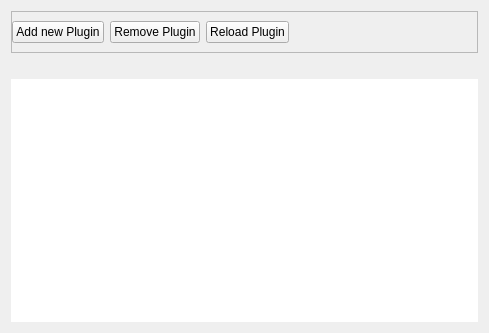
<?xml version="1.0" encoding="UTF-8"?>
<ui version="4.0">
 <class>Form</class>
 <widget class="QWidget" name="Form">
  <property name="geometry">
   <rect>
    <x>0</x>
    <y>0</y>
    <width>489</width>
    <height>333</height>
   </rect>
  </property>
  <property name="windowTitle">
   <string>Form</string>
  </property>
  <layout class="QVBoxLayout" name="verticalLayout">
   <item>
    <widget class="QFrame" name="buttons_frame">
     <property name="frameShape">
      <enum>QFrame::StyledPanel</enum>
     </property>
     <property name="frameShadow">
      <enum>QFrame::Raised</enum>
     </property>
     <layout class="QHBoxLayout" name="horizontalLayout">
      <property name="leftMargin">
       <number>0</number>
      </property>
      <property name="rightMargin">
       <number>0</number>
      </property>
      <item>
       <widget class="QPushButton" name="add_plugin_button">
        <property name="text">
         <string>Add new Plugin</string>
        </property>
        <property name="icon">
         <iconset>
          <normalon>../../assets/icons/plus_rounded.png</normalon>
         </iconset>
        </property>
       </widget>
      </item>
      <item>
       <widget class="QPushButton" name="remove_plugin_button">
        <property name="text">
         <string>Remove Plugin</string>
        </property>
        <property name="icon">
         <iconset>
          <normalon>../../assets/icons/minus_rounded.png</normalon>
         </iconset>
        </property>
       </widget>
      </item>
      <item>
       <widget class="QPushButton" name="reload_plugin_button">
        <property name="text">
         <string>Reload Plugin</string>
        </property>
       </widget>
      </item>
      <item>
       <spacer name="buttons_spacer">
        <property name="orientation">
         <enum>Qt::Horizontal</enum>
        </property>
        <property name="sizeHint" stdset="0">
         <size>
          <width>40</width>
          <height>20</height>
         </size>
        </property>
       </spacer>
      </item>
     </layout>
    </widget>
   </item>
   <item>
    <widget class="QLabel" name="path_label">
     <property name="text">
      <string/>
     </property>
    </widget>
   </item>
   <item>
    <widget class="QTreeView" name="plugins_tree_view">
     <property name="frameShape">
      <enum>QFrame::NoFrame</enum>
     </property>
    </widget>
   </item>
  </layout>
 </widget>
 <resources/>
 <connections/>
</ui>
